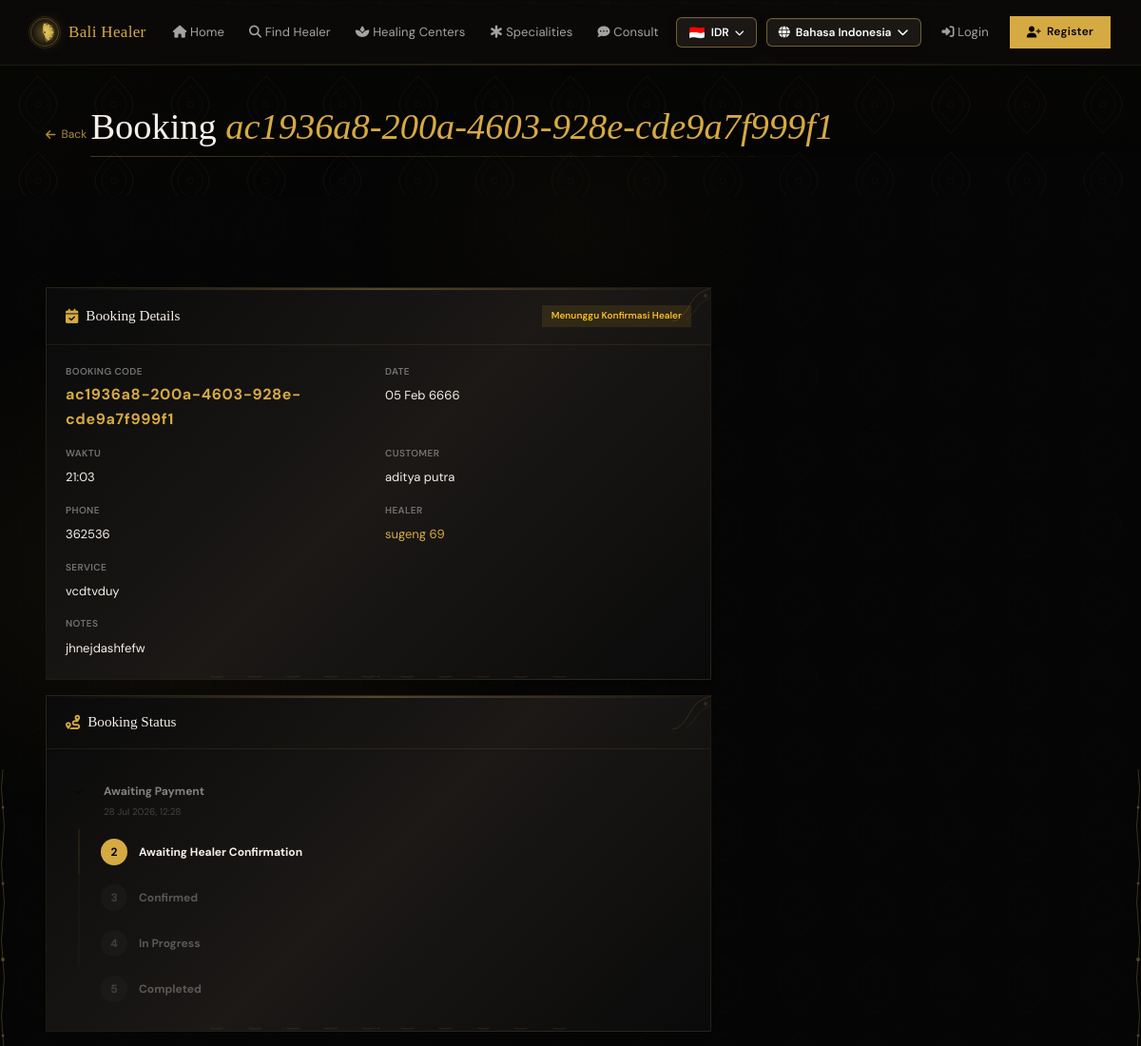
Page /id/booking/ac1936a8-200a-4603-928e-cde9a7f999f1/ (upper part) on the earlier database version.
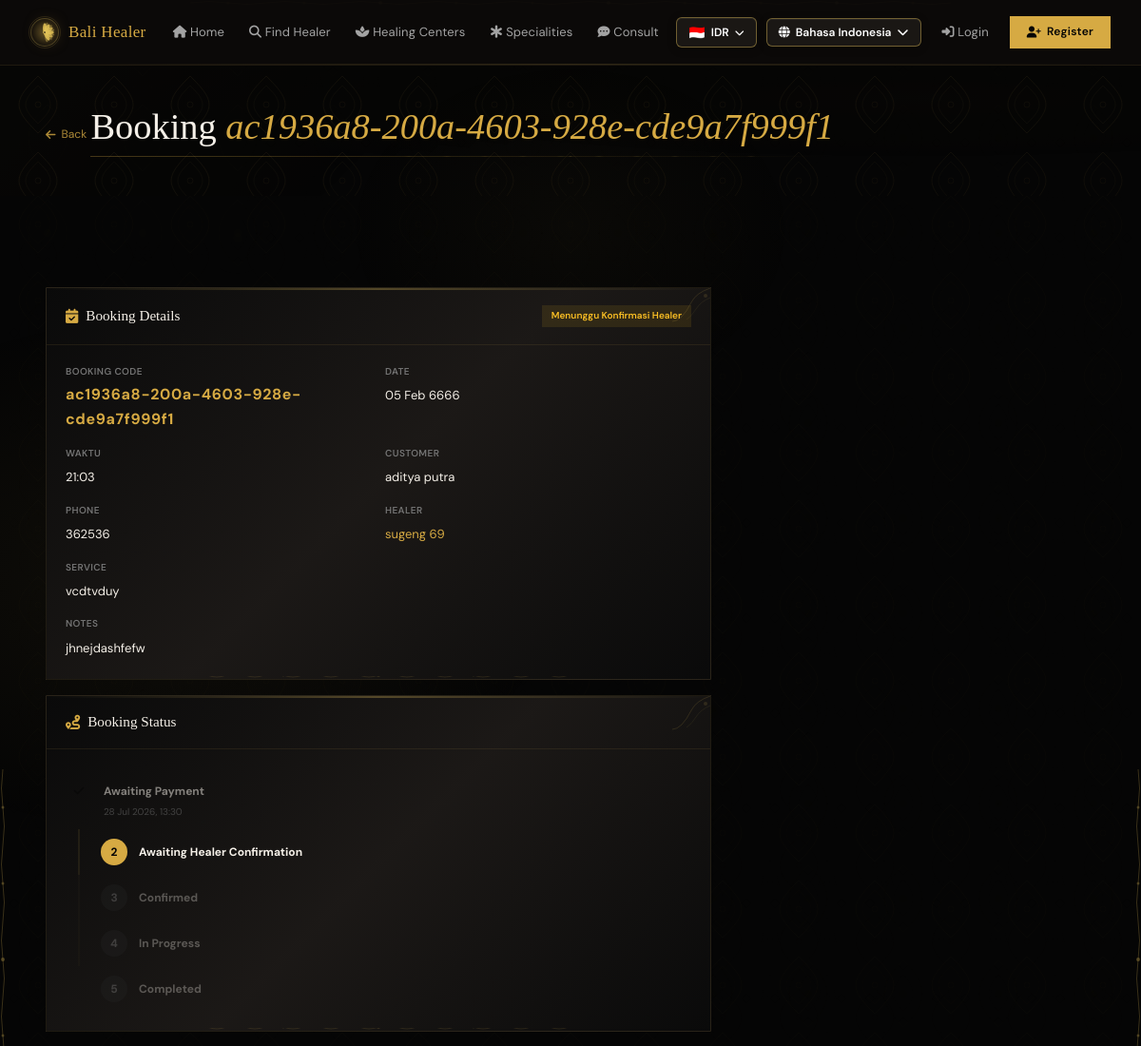
Same page on the later database version.
### bookings/models.py (models this page shows, shortened)
class Booking(models.Model):
    STATUS_CHOICES = [
        ('pending_payment', 'Menunggu Pembayaran'),
        ('pending_confirm', 'Menunggu Konfirmasi Healer'),
        ('confirmed', 'Dikonfirmasi'),
        ('in_progress', 'Sedang Dikerjakan'),
        ('completed', 'Selesai'),
        ('cancelled', 'Dibatalkan'),
        ('expired', 'Kadaluarsa'),
        ('refunded', 'Dikembalikan'),
    ]
    VALID_TRANSITIONS = {
        'pending_payment': ['pending_confirm', 'cancelled', 'expired'],
        'pending_confirm': ['confirmed', 'cancelled', 'refunded'],
        'confirmed': ['in_progress', 'cancelled', 'refunded'],
        'in_progress': ['completed', 'refunded'],
        'completed': [],
        'cancelled': [],
        'expired': [],
        'refunded': [],
    }
    booking_code = models.CharField(max_length=40, unique=True, blank=True)
    healer = models.ForeignKey(Healer, on_delete=models.CASCADE, related_name='bookings')
    customer = models.ForeignKey(User, on_delete=models.SET_NULL, null=True, blank=True, related_name='bookings')
    customer_name = models.CharField(max_length=200)
    customer_email = models.EmailField()
    customer_phone = models.CharField(max_length=20)
    service_type = models.CharField(max_length=200)
    service_price_idr = models.DecimalField(max_digits=12, decimal_places=2, default=0)
    booking_date = models.DateField()
    booking_time = models.TimeField()
    notes = models.TextField(blank=True)
    total_price_idr = models.DecimalField(max_digits=12, decimal_places=2, default=0)
    currency = models.CharField(max_length=10, default='IDR')
    total_price_converted = models.DecimalField(max_digits=12, decimal_places=2, default=0)
    status = models.CharField(max_length=20, choices=STATUS_CHOICES, default='pending_payment', db_index=True)
    confirmed_at = models.DateTimeField(null=True, blank=True)
    started_at = models.DateTimeField(null=True, blank=True)
    completed_at = models.DateTimeField(null=True, blank=True)
    cancelled_at = models.DateTimeField(null=True, blank=True)
    cancel_reason = models.TextField(blank=True)
    created_at = models.DateTimeField(auto_now_add=True)
    updated_at = models.DateTimeField(auto_now=True)
    class Meta:
        ordering = ['-created_at']

### healers/models.py (models this page shows, shortened)
class Healer(models.Model):
    user = models.OneToOneField(User, on_delete=models.CASCADE, null=True, blank=True)
    name = models.CharField(max_length=200)
    slug = models.SlugField(unique=True, default=uuid.uuid1)
    category = models.ForeignKey(HealerCategory, on_delete=models.SET_NULL, null=True)
    bio = models.TextField()
    experience_years = models.PositiveIntegerField(default=0)
    photo = models.ImageField(upload_to='healer_photos/', blank=True, null=True)
    cover_photo = models.ImageField(upload_to='healer_covers/', blank=True, null=True)
    phone = models.CharField(max_length=20)
    email = models.EmailField(blank=True)
    address = models.TextField()
    price_idr = models.DecimalField(max_digits=12, decimal_places=2, default=0)
    rating = models.DecimalField(max_digits=3, decimal_places=2, default=5.0)
    is_available = models.BooleanField(default=True, db_index=True)
    specializations = models.TextField(blank=True, help_text='Pisahkan dengan koma')
    created_at = models.DateTimeField(auto_now_add=True)
    updated_at = models.DateTimeField(auto_now=True)
    class Meta:
        ordering = ['-rating', '-experience_years']

### payments/models.py (models this page shows, shortened)
class Payment(models.Model):
    PAYMENT_STATUS_CHOICES = [
        ('pending', 'Menunggu Pembayaran'),
        ('processing', 'Sedang Diproses'),
        ('success', 'Pembayaran Berhasil'),
        ('held', 'Dana Ditahan (Escrow)'),
        ('released', 'Dana Dirilis ke Healer'),
        ('failed', 'Gagal'),
        ('refunded', 'Dikembalikan'),
        ('expired', 'Kadaluarsa'),
    ]
    VALID_PAYMENT_TRANSITIONS = {
        'pending': ['processing', 'success', 'failed', 'expired'],
        'processing': ['success', 'failed'],
        'success': ['held', 'refunded'],
        'held': ['released', 'refunded'],
        'released': [],
        'failed': [],
        'refunded': [],
        'expired': [],
    }
    booking = models.OneToOneField(Booking, on_delete=models.CASCADE, related_name='payment')
    payment_code = models.CharField(max_length=40, unique=True, blank=True)
    payment_method = models.ForeignKey(PaymentMethod, on_delete=models.SET_NULL, null=True)
    amount_idr = models.DecimalField(max_digits=12, decimal_places=2)
    currency = models.ForeignKey(Currency, on_delete=models.SET_NULL, null=True)
    amount_converted = models.DecimalField(max_digits=12, decimal_places=2, default=0)
    exchange_rate = models.DecimalField(max_digits=15, decimal_places=6, default=1.0)
    status = models.CharField(max_length=20, choices=PAYMENT_STATUS_CHOICES, default='pending', db_index=True)
    paid_at = models.DateTimeField(null=True, blank=True)
    held_at = models.DateTimeField(null=True, blank=True)
    released_at = models.DateTimeField(null=True, blank=True)
    refunded_at = models.DateTimeField(null=True, blank=True)
    refund_reason = models.TextField(blank=True)
    notes = models.TextField(blank=True)
    proof_image = models.ImageField(upload_to='payment_proofs/', blank=True, null=True,
        help_text='Bukti pembayaran berupa screenshot/struk transfer')
    proof_note = models.TextField(blank=True, verbose_name='Catatan bukti pembayaran')
    proof_uploaded_at = models.DateTimeField(null=True, blank=True, verbose_name='Waktu unggah bukti')
    created_at = models.DateTimeField(auto_now_add=True)
    updated_at = models.DateTimeField(auto_now=True)
    class Meta:
        ordering = ['-created_at']
    def has_proof(self):
        return bool(self.proof_image)

### bookings/views.py (the view, shortened to what this page needs)
# urls.py: path('booking/<str:booking_code>/', views.booking_detail, name='booking_detail'),
def booking_detail(request, booking_code):
    booking = get_object_or_404(
        Booking.objects.select_related('healer', 'customer'),
        booking_code=booking_code
    )
    status_logs = booking.status_logs.select_related('changed_by').all()[:10]
    try:
        payment = booking.payment
    except Payment.DoesNotExist:
        payment = None
    currency_info = {
        'code': booking.currency,
        'name': CURRENCY_NAMES.get(booking.currency, booking.currency),
    }
    is_healer_view = False
    return render(request, 'booking_detail.html', {
        'booking': booking,
        'payment': payment,
        'status_logs': status_logs,
        'currency_info': currency_info,
        'is_healer_view': is_healer_view,
    })

### templates/booking_detail.html (shortened to what this page needs)
{% extends 'base.html' %}
{% load static %}
{% load i18n %}
{% load l10n %}
{% load currency_tags %}
{% block content %}
<div class="page-header">
    <div class="container">
        <a href="javascript:history.back()" class="back-link"><i class="fas fa-arrow-left"></i> {% trans "Back" %}</a>
        <div style="position:relative;display:inline-block">
            <h1>{% trans "Booking" %} <em>{{ booking.booking_code }}</em></h1>
            <div style="height:1px;background:linear-gradient(90deg,var(--gold),transparent);margin-top:8px;opacity:0.3"></div>
        </div>
    </div>
</div>
<section class="section" data-reveal>
    <div class="container">
        <div class="booking-detail-layout">
            <div class="card" style="margin-bottom:16px">
                <div class="card-header">
                    <h3><i class="fas fa-calendar-check" style="color:var(--gold)"></i> {% trans "Booking Details" %}</h3>
                    <span class="status-badge status-{{ booking.status }}">{{ booking.get_status_display }}</span>
                </div>
                <div class="card-body">
                    <div class="detail-grid">
                        <div class="detail-item"><label>{% trans "Booking Code" %}</label><strong class="booking-code">{{ booking.booking_code }}</strong></div>
                        <div class="detail-item"><label>{% trans "Date" %}</label><span>{{ booking.booking_date|date:"d M Y" }}</span></div>
                        <div class="detail-item"><label>{% trans "Time" %}</label><span>{{ booking.booking_time|time:"H:i" }}</span></div>
                        <div class="detail-item"><label>{% trans "Customer" %}</label><span>{{ booking.customer_name }}</span></div>
                        <div class="detail-item"><label>{% trans "Phone" %}</label><span>{{ booking.customer_phone }}</span></div>
                        <div class="detail-item"><label>{% trans "Healer" %}</label><a href="{% url 'healer_detail' booking.healer.slug %}">{{ booking.healer.name }}</a></div>
                        <div class="detail-item"><label>{% trans "Service" %}</label><span>{{ booking.service_type }}</span></div>
                        <div class="detail-item full"><label>{% trans "Notes" %}</label><span>{{ booking.notes|default:"-" }}</span></div>
                    </div>
                </div>
            </div>
            <div class="card" style="margin-bottom:16px">
                <div class="card-header">
                    <h3><i class="fas fa-route" style="color:var(--gold)"></i> {% trans "Booking Status" %}</h3>
                </div>
                <div class="card-body">
                    <div style="display:flex;flex-direction:column;gap:0">
                        <div style="display:flex;align-items:flex-start;gap:12px;padding:10px 0;{% if booking.status == 'pending_payment' %}opacity:1{% else %}opacity:0.5{% endif %}">
                            <div style="width:28px;height:28px;border-radius:50%;display:flex;align-items:center;justify-content:center;flex-shrink:0;font-size:12px;font-weight:700;
                                {% if booking.status == 'pending_payment' %}background:var(--gold);color:var(--bg)
                                {% elif booking.status == 'pending_confirm' or booking.status == 'confirmed' or booking.status == 'in_progress' or booking.status == 'completed' %}background:var(--emerald-500);color:var(--bg)
                                {% else %}background:var(--stone-700);color:var(--stone-400){% endif %}">
                                {% if booking.status == 'pending_payment' %}1{% elif booking.status == 'pending_confirm' or booking.status == 'confirmed' or booking.status == 'in_progress' or booking.status == 'completed' %}<i class="fas fa-check"></i>{% else %}1{% endif %}
                            </div>
                            <div>
                                <strong style="font-size:12px;color:var(--fg)">{% trans "Awaiting Payment" %}</strong>
                                {% if payment and payment.paid_at %}<p style="font-size:10px;color:var(--stone-500);margin:2px 0 0">{{ payment.paid_at|date:"d M Y, H:i" }}</p>{% endif %}
                            </div>
                        </div>
                        <div style="display:flex;align-items:flex-start;gap:12px;padding:10px 0;border-left:2px solid var(--border);margin-left:13px;padding-left:22px;{% if booking.status == 'pending_confirm' %}opacity:1{% elif booking.status == 'confirmed' or booking.status == 'in_progress' or booking.status == 'completed' %}opacity:0.5{% else %}opacity:0.3{% endif %}">
                            <div style="width:28px;height:28px;border-radius:50%;display:flex;align-items:center;justify-content:center;flex-shrink:0;font-size:12px;font-weight:700;
                                {% if booking.status == 'pending_confirm' %}background:var(--gold);color:var(--bg)
                                {% elif booking.status == 'confirmed' or booking.status == 'in_progress' or booking.status == 'completed' %}background:var(--emerald-500);color:var(--bg)
                                {% else %}background:var(--stone-700);color:var(--stone-400){% endif %}">
                                {% if booking.status == 'pending_confirm' %}2{% elif booking.status == 'confirmed' or booking.status == 'in_progress' or booking.status == 'completed' %}<i class="fas fa-check"></i>{% else %}2{% endif %}
                            </div>
                            <div>
                                <strong style="font-size:12px;color:var(--fg)">{% trans "Awaiting Healer Confirmation" %}</strong>
                            </div>
                        </div>
                        <div style="display:flex;align-items:flex-start;gap:12px;padding:10px 0;border-left:2px solid var(--border);margin-left:13px;padding-left:22px;{% if booking.status == 'confirmed' %}opacity:1{% elif booking.status == 'in_progress' or booking.status == 'completed' %}opacity:0.5{% else %}opacity:0.3{% endif %}">
                            <div style="width:28px;height:28px;border-radius:50%;display:flex;align-items:center;justify-content:center;flex-shrink:0;font-size:12px;font-weight:700;
                                {% if booking.status == 'confirmed' %}background:var(--gold);color:var(--bg)
                                {% elif booking.status == 'in_progress' or booking.status == 'completed' %}background:var(--emerald-500);color:var(--bg)
                                {% else %}background:var(--stone-700);color:var(--stone-400){% endif %}">
                                {% if booking.status == 'confirmed' %}3{% elif booking.status == 'in_progress' or booking.status == 'completed' %}<i class="fas fa-check"></i>{% else %}3{% endif %}
                            </div>
                            <div>
                                <strong style="font-size:12px;color:var(--fg)">{% trans "Confirmed" %}</strong>
                            </div>
                        </div>
                        <div style="display:flex;align-items:flex-start;gap:12px;padding:10px 0;border-left:2px solid var(--border);margin-left:13px;padding-left:22px;{% if booking.status == 'in_progress' %}opacity:1{% elif booking.status == 'completed' %}opacity:0.5{% else %}opacity:0.3{% endif %}">
                            <div style="width:28px;height:28px;border-radius:50%;display:flex;align-items:center;justify-content:center;flex-shrink:0;font-size:12px;font-weight:700;
                                {% if booking.status == 'in_progress' %}background:var(--gold);color:var(--bg)
                                {% elif booking.status == 'completed' %}background:var(--emerald-500);color:var(--bg)
                                {% else %}background:var(--stone-700);color:var(--stone-400){% endif %}">
                                {% if booking.status == 'in_progress' %}4{% elif booking.status == 'completed' %}<i class="fas fa-check"></i>{% else %}4{% endif %}
                            </div>
                            <div>
                                <strong style="font-size:12px;color:var(--fg)">{% trans "In Progress" %}</strong>
                            </div>
                        </div>
                        <div style="display:flex;align-items:flex-start;gap:12px;padding:10px 0;border-left:2px solid transparent;margin-left:13px;padding-left:22px;opacity:{% if booking.status == 'completed' %}1{% else %}0.3{% endif %}">
                            <div style="width:28px;height:28px;border-radius:50%;display:flex;align-items:center;justify-content:center;flex-shrink:0;font-size:12px;font-weight:700;
                                {% if booking.status == 'completed' %}background:var(--emerald-500);color:var(--bg){% else %}background:var(--stone-700);color:var(--stone-400){% endif %}">
                                {% if booking.status == 'completed' %}<i class="fas fa-check"></i>{% else %}5{% endif %}
                            </div>
                            <div>
                                <strong style="font-size:12px;color:var(--fg)">{% trans "Completed" %}</strong>
                            </div>
                        </div>
                    </div>
                </div>
            </div>
        </div>
    </div>
</section>
{% endblock %}

Differences in the rows shown:
removed Payment: paid_at "28 Jul 2026, 12:28"
added Payment: paid_at "28 Jul 2026, 13:30"
